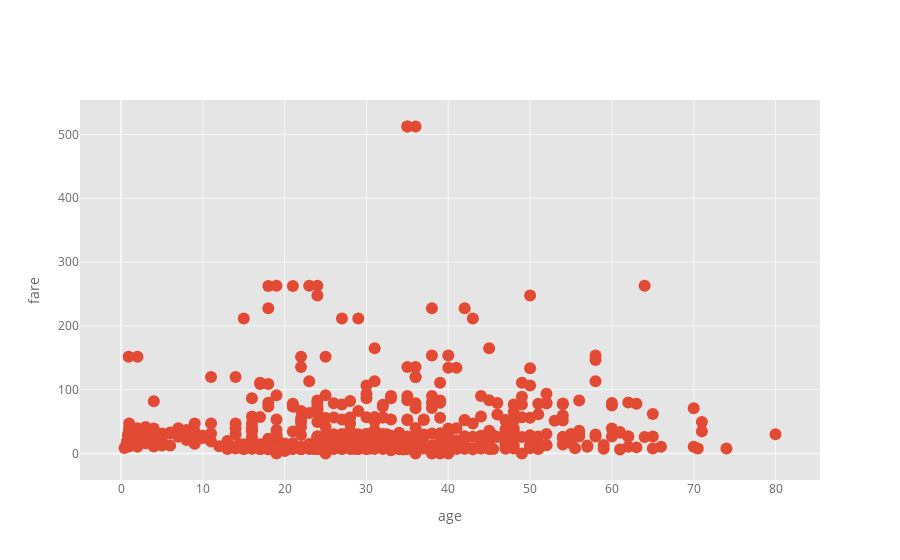

Notebook cell for this chart:
### Code cell
cf.set_config_file(theme="ggplot")
titanic.iplot(x="age", y="fare", mode="markers", xTitle="age", yTitle="fare")

### Figure 1 — Plotly figure (JSON) as saved in the notebook; plotly's stock layout.template omitted (floating-point values rounded to 4 significant figures; data arrays with more than 128 entries replaced by an {"elided": "..."} marker saying what was removed)
{"data": [{"line": {"color": "rgba(226, 74, 51, 1.0)", "dash": "solid", "shape": "linear", "width": 1.3}, "marker": {"size": 12, "symbol": "circle"}, "mode": "markers", "name": "fare", "text": "", "type": "scatter", "x": {"elided": "891 float values"}, "y": {"elided": "891 float values"}}], "layout": {"legend": {"bgcolor": "#FFFFFF", "font": {"color": "#666666"}}, "paper_bgcolor": "#FFFFFF", "plot_bgcolor": "#E5E5E5", "title": {"font": {"color": "#151516"}}, "xaxis": {"gridcolor": "#F6F6F6", "showgrid": true, "tickfont": {"color": "#666666"}, "title": {"font": {"color": "#666666"}, "text": "age"}, "zerolinecolor": "#F6F6F6"}, "yaxis": {"gridcolor": "#F6F6F6", "showgrid": true, "tickfont": {"color": "#666666"}, "title": {"font": {"color": "#666666"}, "text": "fare"}, "zerolinecolor": "#F6F6F6"}}}
